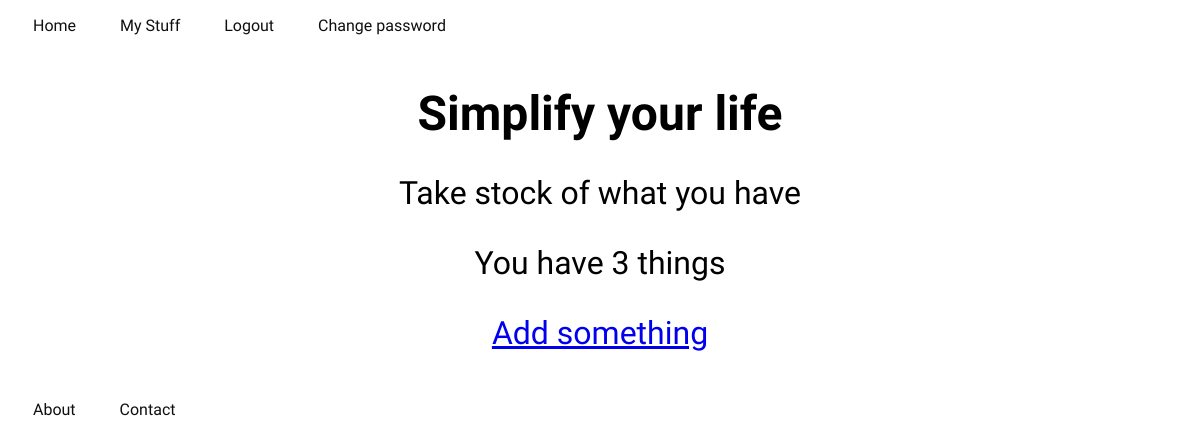
Before: / (signed in) with the older database file.
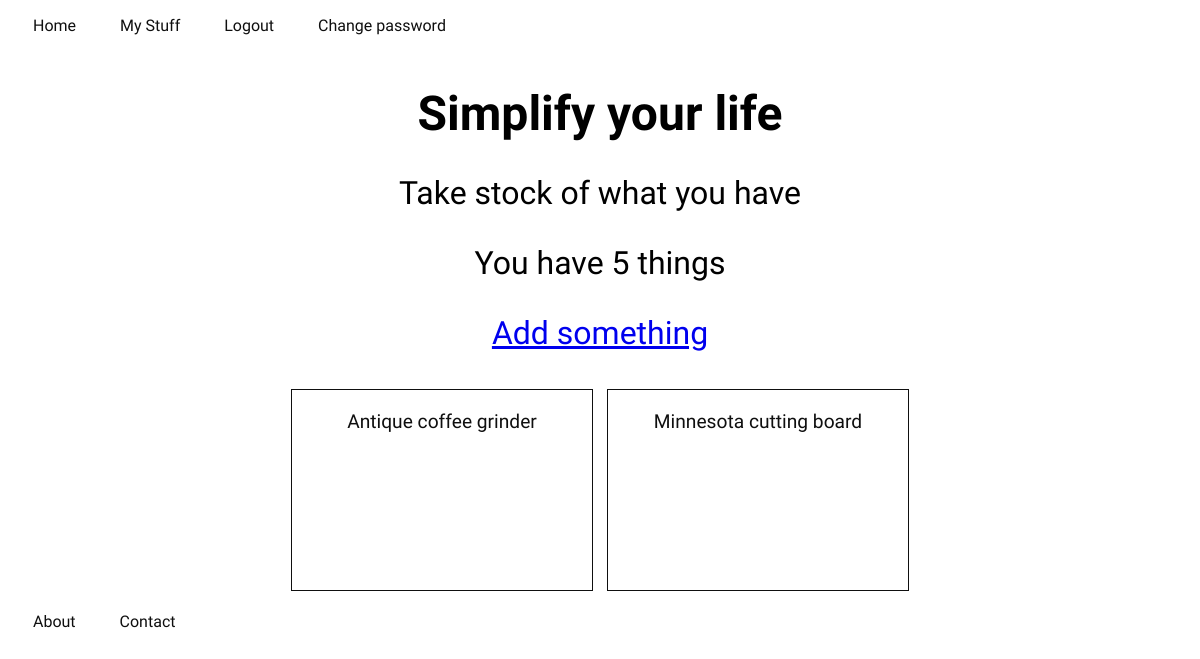
After: the same page with the newer database file.
### inventory/models.py (models this page shows)
class Thing(models.Model):
	name = models.CharField(max_length=255)
	description = models.TextField()
	slug = models.SlugField(unique=True)
	user = models.ForeignKey(User, blank=True, null=True)
	active = models.BooleanField(default=True)

### inventory/views.py (the view)
# urls.py: url(r'^$', views.index, name='home'),
def index(request):
	number = Thing.objects.count()
	things = Thing.objects.all()
	return render (request, 'index.html', {
		'number': number,
		'things': things
	})

### inventory/templates/index.html (shortened to what this page needs)
{% extends 'base.html' %}
{% block content %}
	<h1>Simplify your life</h1>
	<div class="homepage-subtitle">
		<p>Take stock of what you have</p>
		<p>You have {{ number }} thing{{ number|pluralize }}</p>
		<p>
			<a href="{% url 'registration_create_thing' %}">Add something</a>
		</p>
	</div>
	<ul class="things-list">
	{% for thing in things %}
		{% if user == thing.user %}
			<a href="{% url 'thing_detail' slug=thing.slug %}">
				<li class="things-list-item">
					<div class="thing-name">
						{{ thing.name }}
					</div>
				</li>
			</a>
		{% endif %}
	{% endfor %}
	</ul>
{% endblock content %}

Changed rows visible on the page:
now on this page (row edited): Thing: name "Antique coffee grinder"
now on this page (row edited): Thing: name "Minnesota cutting board"
Other visible differences:
{{ number }}: "3" → "5"
